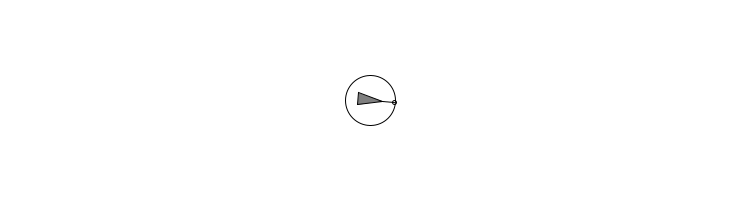
Frame 1 (no input)
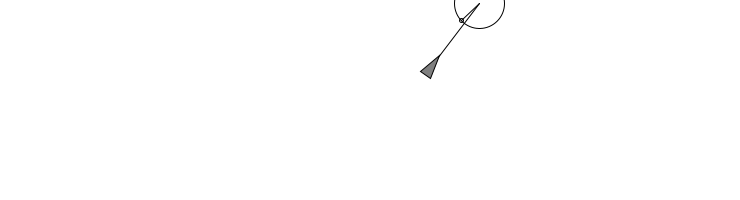
Frame 60 (the mouse pressed at the canvas centre just before this capture)
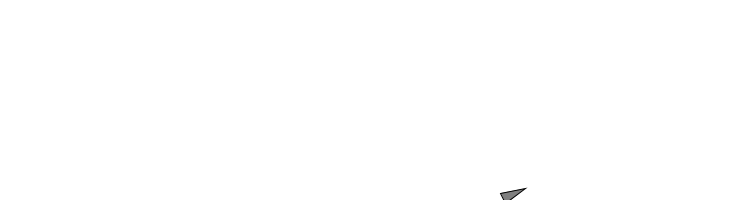
Frame 120 (the mouse held since frame 60 and released just before this capture)

The Processing sketch that drew these frames (run headless with seeded random() and noise(); from frame 60 on, the mouse is pressed at the canvas centre):

// Processing sketch: wanderer
// ── wanderer.pde
class Vehicle {
    PVector location;
    PVector velocity;
    PVector acceleration;
    float r;
    float wandertheta;
    float maxforce;
    float maxspeed;

    Vehicle(float x, float y) {
        acceleration = new PVector(0, 0);
        velocity = new PVector(0, 0);
        location = new PVector(x, y);
        r = 6;
        wandertheta = 0;
        maxspeed = 2;
        maxforce = 0.05;
    }

    void run() {
        update();
        borders();
        display();
    }

    void update() {
        velocity.add(acceleration);
        velocity.limit(maxspeed);
        location.add(velocity);
        acceleration.mult(0);
    }

    void wander() {
        float wanderR = 25;
        float wanderD = 80;
        float change = 0.3;
        wandertheta += random(-change, change);
        
        PVector circleloc = velocity.copy();
        circleloc.normalize();
        circleloc.mult(wanderD);
        circleloc.add(location);
        float h = velocity.heading2D();
        PVector circleOffSet = new PVector(wanderR * cos(wandertheta + h), wanderR * sin(wandertheta + h));
        PVector target = PVector.add(circleloc, circleOffSet);
        seek(target);
    
        if (debug) drawWanderStuff(location, circleloc, target, wanderR);
    }  

    void applyForce(PVector force) {
        acceleration.add(force);
    }

    void seek(PVector target) {
        PVector desired = PVector.sub(target, location);
        desired.normalize();
        desired.mult(maxspeed);
        PVector steer = PVector.sub(desired, velocity);
        steer.limit(maxforce);
        applyForce(steer);
    }

    void display() {
        float theta = velocity.heading2D() + radians(90);
        fill(127);
        stroke(0);
        pushMatrix();
        translate(location.x, location.y);
        rotate(theta);
        beginShape(TRIANGLES);
        vertex(0, -r * 2);
        vertex(-r, r * 2);
        vertex(r, r * 2);
        endShape();
        popMatrix();
    }

    void borders() {
        if (location.x < -r) location.x = width + r;
        if (location.y < -r) location.y = height + r;
        if (location.x > width + r) location.x = -r;
        if (location.y > height + r) location.y = -r;
    }
}

void drawWanderStuff(PVector location, PVector circle, PVector target, float rad) {
    stroke(0); 
    noFill();
    ellipseMode(CENTER);
    ellipse(circle.x, circle.y, rad * 2, rad * 2);
    ellipse(target.x, target.y, 4, 4);
    line(location.x, location.y, circle.x, circle.y);
    line(circle.x, circle.y, target.x, target.y);
}

Vehicle wanderer;
boolean debug = true;

void setup() {
    size(740, 200);
    wanderer = new Vehicle(width / 2, height / 2);
    smooth();
}

void draw() {
    background(255);
    wanderer.wander();
    wanderer.run();
}

void mousePressed() {
    debug = !debug;
}
